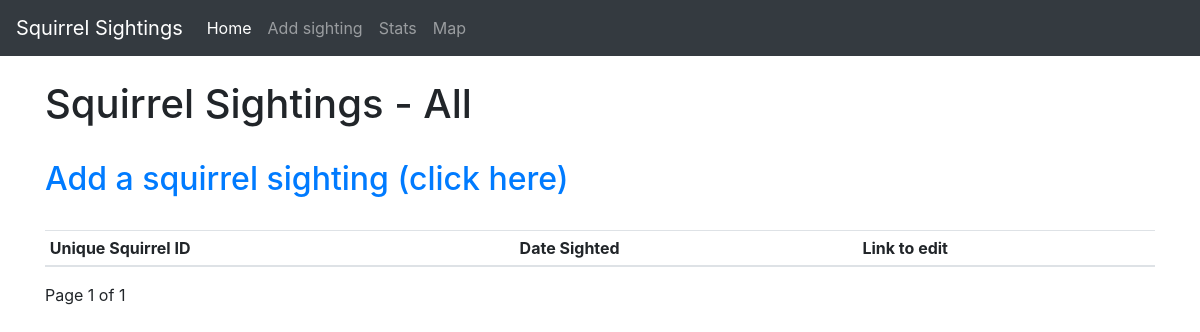
Page /sightings on the earlier database version.
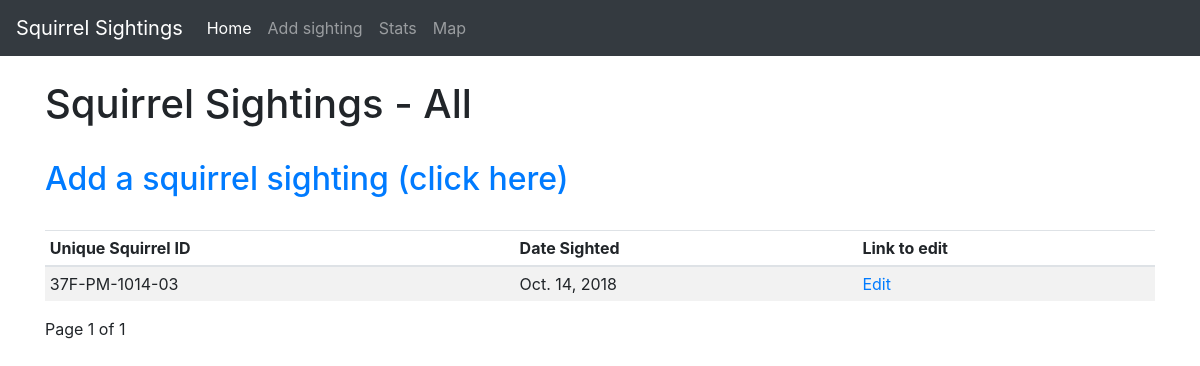
Same page on the later database version.
### tracker/models.py (models this page shows, shortened)
class Sighting(models.Model):
    latitude = models.DecimalField(max_digits=35, decimal_places=25)
    longitude = models.DecimalField(max_digits=35, decimal_places=25)
    unique_squirrel_id = models.SlugField(
        max_length=50,
        blank=True,
        default='',
     )
    AM = 'AM'
    PM = 'PM'
    SHIFT_CHOICES = (
        (AM, 'AM'),
        (PM, 'PM'),
     )
    shift = models.CharField(
            help_text=_('Time of sighting'),
            max_length=2,
            choices=SHIFT_CHOICES,
            blank=True,
            default='',
            )
    date = models.DateField('date sighted')
    ADULT = 'Adult'
    JUVENILE = 'Juvenile'
    AGE_CHOICES = (
        (ADULT, 'Adult'),
        (JUVENILE, 'Juvenile'),
     )
    age = models.CharField(
            help_text=_('Age of squirrel'),
            max_length=10,
            choices=AGE_CHOICES,
            blank=True,
            default='',
            )
    GRAY = 'Gray'
    CINNAMON = 'Cinnamon'
    BLACK = 'Black'
    PRIMARY_FUR_COLOR_CHOICES = (
        (GRAY, 'Gray'),
        (CINNAMON, 'Cinnamon'),
        (BLACK, 'Black'),
     )
    primary_fur_color = models.CharField(
        help_text=_('Fur color of squirrel'),
        max_length=20,
        choices=PRIMARY_FUR_COLOR_CHOICES,
        blank=True,
        default = '',
     )
    GROUND_PLANE = 'Ground Plane'
    ABOVE_GROUND = 'Above Ground'
    LOCATION_CHOICES = (
        (GROUND_PLANE, 'Ground Plane'),
        (ABOVE_GROUND, 'Above Ground'),
     )
    location = models.CharField(
        help_text=_('Location of where the squirrel was when first sighted'),
        max_length=20,
        choices=LOCATION_CHOICES,
        blank=True,
        default = '',
     )
    specific_location = models.CharField(
        max_length=255,
        blank=True,
        default = '',
     )
    running = models.BooleanField(null=True)
    chasing = models.BooleanField(null=True)
    climbing = models.BooleanField(null=True)
    eating = models.BooleanField(null=True)
    foraging = models.BooleanField(null=True)
    other_activities = models.TextField(
        blank=True,
        default='',
     )
    kuks = models.BooleanField(null=True)
    quaas = models.BooleanField(null=True)
    moans = models.BooleanField(null=True)
    tail_flags = models.BooleanField(null=True)
    tail_twitches = models.BooleanField(null=True)
    approaches = models.BooleanField(null=True)
    indifferent = models.BooleanField(null=True)
    runs_from = models.BooleanField(null=True)
    class Meta:
        get_latest_by = ['date']

### tracker/views.py (the view)
# urls.py: path('sightings', views.SightingIndexView.as_view(), name='index'),
class SightingIndexView(generic.ListView):
    model = Sighting
    paginate_by = 40
    context_object_name = 'sightings'  # Default: object_list
    template_name = "tracker/index.html" # Default: <app_label>/<model_name>_list.html
    def get_queryset(self):
        queryset = super().get_queryset()
        return queryset.order_by('-date')

### tracker/templates/tracker/index.html (shortened to what this page needs)
<!doctype html>
<html lang="en">
  <head>
    <link rel="stylesheet" href="https://stackpath.bootstrapcdn.com/bootstrap/4.4.1/css/bootstrap.min.css">
  </head>
  <body>
    <nav class="navbar navbar-expand-md navbar-dark bg-dark default">
  <a class="navbar-brand">Squirrel Sightings</a>
  <div class="collapse navbar-collapse" id="navbarsExampleDefault">
    <ul class="navbar-nav mr-auto">
      <li class="nav-item">
        <a class="nav-link active" href="{% url 'tracker:index' %}">Home</a>
      </li>
	  <li class="nav-item">
        <a class="nav-link" href="{% url 'tracker:add' %}">Add sighting <span class="sr-only">(current)</span></a>
      </li>
      <li class="nav-item">
        <a class="nav-link" href="{% url 'tracker:stats' %}">Stats</a>
      </li>
      <li class="nav-item">
        <a class="nav-link" href="{% url 'tracker:map' %}">Map</a>
      </li>
    </ul>
  </div>
</nav>
  <main role="main" class="container">
	<div class="starter-template">
	<br>
	<h1>Squirrel Sightings - All</h1>
	<br>
 	 <h2><a href="{% url 'tracker:add' %}">Add a squirrel sighting (click here)</a></h2>
	<br>
  <table class="table table-sm table-striped">
  <thead>
    <tr>
      <th scope="col">Unique Squirrel ID</th>
      <th scope="col">Date Sighted</th>
      <th scope="col">Link to edit</th>
    </tr>
  </thead>
  <tbody>
	{% for sighting in sightings %}
	<tr>
      <td>{{sighting.unique_squirrel_id}}</td>
      <td>{{sighting.date}}</td>
      <td><a href="{% url 'tracker:update' sighting.unique_squirrel_id %}">Edit</a></td>
    </tr>
	{% endfor %}
  </tbody>
</table>
		<div class="pagination">
			<span class="step-links">
				<span class="current">
					Page {{ page_obj.number }} of {{ page_obj.paginator.num_pages }}
				</span>
			</span>
		</div>
	<br>
	</div>
	</main>
  </body>
</html>

Differences in the rows shown:
added Sighting: unique_squirrel_id "37F-PM-1014-03", date "Oct. 14, 2018"
